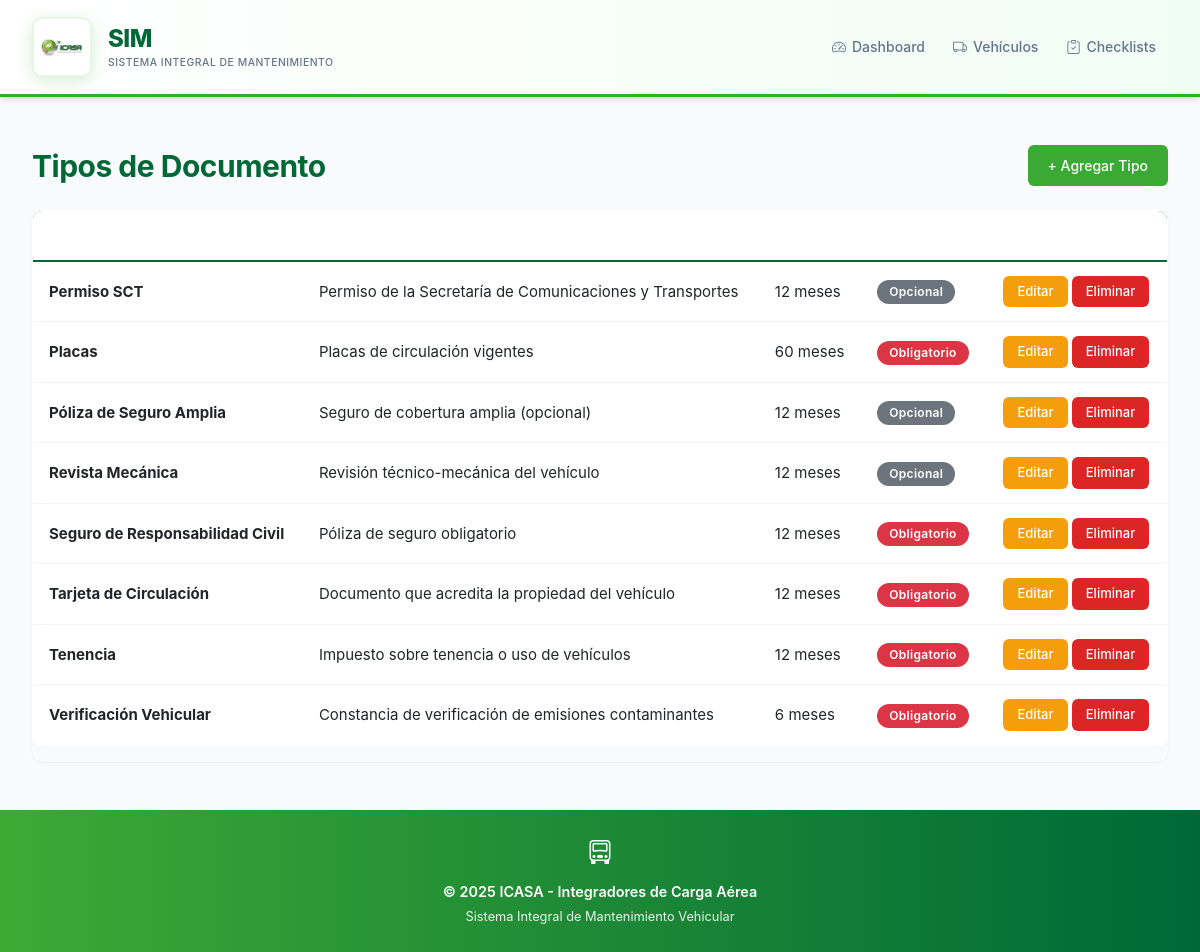
/document-types/, run on the app's committed database.
### vehicles/models.py (models this page shows, shortened)
class DocumentType(models.Model):
    name = models.CharField(max_length=100, unique=True, verbose_name='Nombre')
    description = models.TextField(blank=True, verbose_name='Descripción')
    validity_months = models.IntegerField(null=True, blank=True, verbose_name='Vigencia (meses)')
    is_required = models.BooleanField(default=True, verbose_name='Obligatorio')
    class Meta:
        ordering = ['name']
        verbose_name = 'Tipo de Documento'
        verbose_name_plural = 'Tipos de Documento'

### vehicles/views_documenttype.py (the view)
# urls.py: path('document-types/', DocumentTypeListView.as_view(), name='documenttype_list'),
class DocumentTypeListView(ListView):
    model = DocumentType
    template_name = 'vehicles/documenttype_list.html'
    context_object_name = 'document_types'
    paginate_by = 20

### vehicles/templates/vehicles/documenttype_list.html (shortened to what this page needs)
{% extends 'vehicles/base.html' %}
{% block content %}
<div class="page-header mb-4">
    <h1>Tipos de Documento</h1>
    <a href="{% url 'documenttype_add' %}" class="btn btn-primary">+ Agregar Tipo</a>
</div>
{% if document_types %}
<div class="table-responsive">
    <table class="table table-hover">
        <thead>
            <tr>
                <th>Nombre</th>
                <th>Descripción</th>
                <th>Vigencia</th>
                <th>Obligatorio</th>
                <th>Acciones</th>
            </tr>
        </thead>
        <tbody>
        {% for type in document_types %}
            <tr>
                <td><strong>{{ type.name }}</strong></td>
                <td>{{ type.description|truncatewords:15 }}</td>
                <td>{{ type.validity_months }} meses</td>
                <td>
                    {% if type.is_required %}
                        <span class="badge bg-danger">Obligatorio</span>
                    {% else %}
                        <span class="badge bg-secondary">Opcional</span>
                    {% endif %}
                </td>
                <td>
                    <a href="{% url 'documenttype_update' type.pk %}" class="btn btn-sm btn-warning">Editar</a>
                    <a href="{% url 'documenttype_delete' type.pk %}" class="btn btn-sm btn-danger">Eliminar</a>
                </td>
            </tr>
        {% endfor %}
        </tbody>
    </table>
</div>
{% else %}
<div class="alert alert-info">
    No hay tipos de documento registrados.
</div>
{% endif %}
{% endblock %}

### static/css/main.css (style rules this page uses)
:root { --primary-color: #3BAA35; --secondary-color: #006837; --accent-color: #3BAA35; --accent-dark: #006837; --accent-muted: #e8f5e7; --metallic-gray: #A7A9AC; --nav-bg: #ffffff; --success-color: #3BAA35; --warning-color: #f59e0b; --danger-color: #dc2626; --info-color: #006837; --light-bg: #f8fafc; --card-bg: #ffffff; --border-color: #e2e8f0; --text-primary: #1e293b; --text-secondary: #64748b; --text-muted: #94a3b8; --shadow-sm: 0 1px 2px 0 rgba(0, 0, 0, 0.05); --shadow-md: 0 4px 6px -1px rgba(0, 0, 0, 0.1); --shadow-lg: 0 10px 15px -3px rgba(0, 0, 0, 0.1); --shadow-xl: 0 20px 25px -5px rgba(0, 0, 0, 0.1); --radius-sm: 6px; --radius-md: 10px; --radius-lg: 12px; --spacing-xs: 0.5rem; --spacing-sm: 0.75rem; --spacing-md: 1rem; --spacing-lg: 1.5rem; --spacing-xl: 2rem; }
* { margin: 0; padding: 0; box-sizing: border-box; }
body { font-family: 'Inter', -apple-system, BlinkMacSystemFont, 'Segoe UI', Roboto, sans-serif; background-color: var(--light-bg); color: var(--text-primary); line-height: 1.6; font-size: 15px; -webkit-font-smoothing: antialiased; -moz-osx-font-smoothing: grayscale; }
.btn { font-weight: 500; font-size: 0.875rem; padding: 0.625rem 1.25rem; border-radius: var(--radius-sm); transition: all 0.2s ease; border: none; display: inline-flex; align-items: center; gap: 0.5rem; cursor: pointer; }
.btn-primary { background-color: var(--primary-color); color: #ffffff; }
.btn-warning { background-color: var(--warning-color); color: white; }
.btn-danger { background-color: var(--danger-color); color: white; }
.btn-sm { padding: 0.375rem 0.875rem; font-size: 0.8125rem; }
.table { background-color: var(--card-bg); border-radius: var(--radius-md); overflow: hidden; border: 1px solid var(--border-color); }
.table thead { background: linear-gradient(135deg, var(--primary-color), var(--secondary-color)); color: #ffffff; border-bottom: 2px solid var(--secondary-color); }
.table thead th { font-weight: 600; font-size: 0.8125rem; text-transform: uppercase; letter-spacing: 0.5px; padding: 0.875rem 1rem; color: #ffffff; }
.table tbody td { padding: 0.875rem 1rem; vertical-align: middle; border-bottom: 1px solid #f1f5f9; }
.table-hover tbody tr { transition: background-color 0.2s ease; }
.badge { padding: 0.375rem 0.75rem; font-weight: 600; font-size: 0.75rem; border-radius: 9999px; letter-spacing: 0.3px; display: inline-flex; align-items: center; gap: 0.25rem; }
h1, h2, h3, h4, h5 { font-family: 'Inter', sans-serif; font-weight: 700; color: var(--secondary-color); letter-spacing: -0.5px; margin-bottom: 0; }
h1 { font-size: 1.875rem; }
.table-responsive { border-radius: var(--radius-md); box-shadow: var(--shadow-sm); }

### vehicles/templates/vehicles/documenttype_list.html (style rules this page uses)
.page-header { display: flex; justify-content: space-between; align-items: center; }

### data on the page
DocumentType: name "Permiso SCT", description "Permiso de la Secretaría de Comunicaciones y Transportes", validity_months "12", is_required "Opcional"
DocumentType: name "Placas", description "Placas de circulación vigentes", validity_months "60", is_required "Obligatorio"
DocumentType: name "Póliza de Seguro Amplia", description "Seguro de cobertura amplia (opcional)", validity_months "12", is_required "Opcional"
DocumentType: name "Revista Mecánica", description "Revisión técnico-mecánica del vehículo", validity_months "12", is_required "Opcional"
DocumentType: name "Seguro de Responsabilidad Civil", description "Póliza de seguro obligatorio", validity_months "12", is_required "Obligatorio"
DocumentType: name "Tarjeta de Circulación", description "Documento que acredita la propiedad del vehículo", validity_months "12", is_required "Obligatorio"
DocumentType: name "Tenencia", description "Impuesto sobre tenencia o uso de vehículos", validity_months "12", is_required "Obligatorio"
DocumentType: name "Verificación Vehicular", description "Constancia de verificación de emisiones contaminantes", validity_months "6", is_required "Obligatorio"
